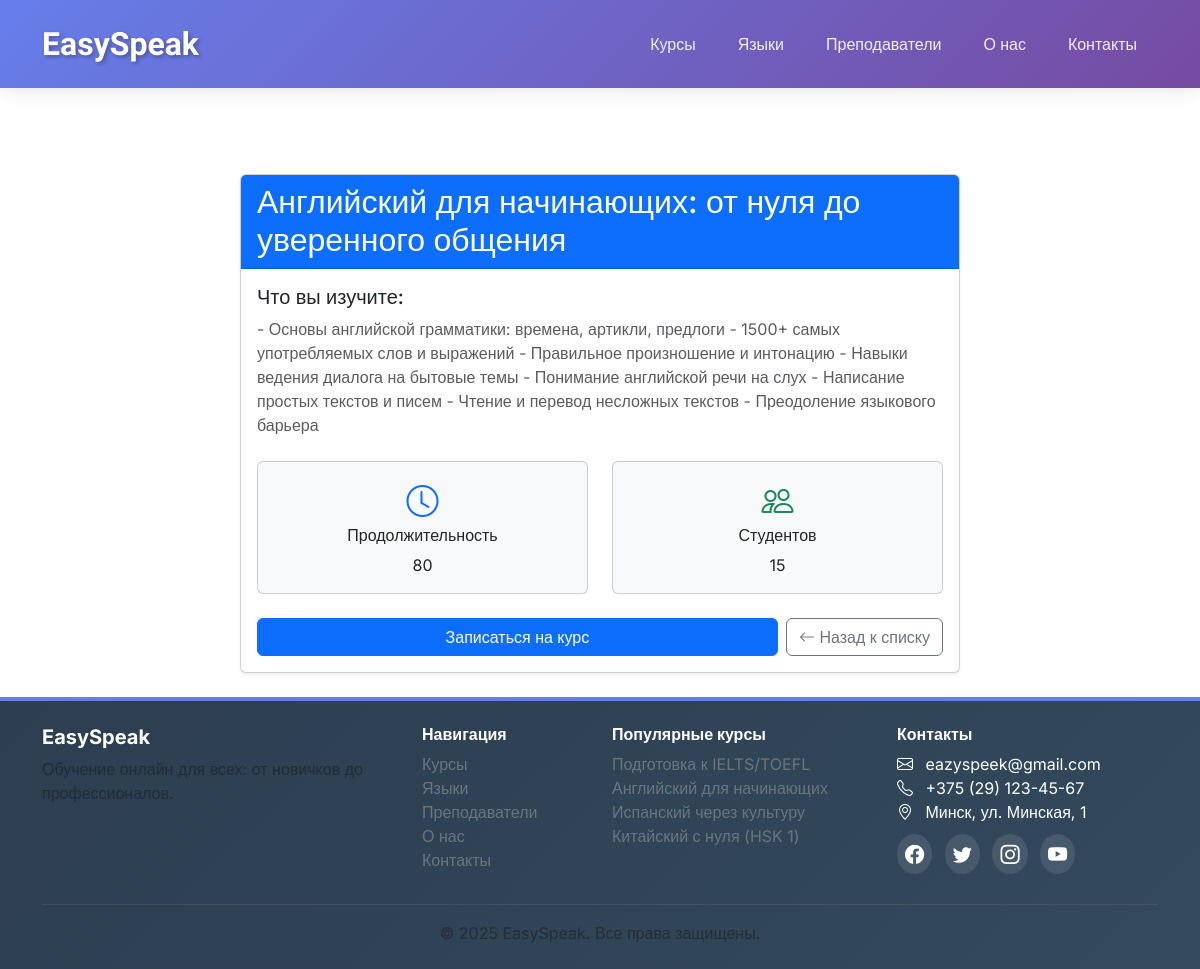
Page /courses/courses/13/ on the committed database.
### courses/models/courses.py (models this page shows, shortened)
class Course(models.Model):
    DRAFT = 'draft'
    PUBLISHED = 'published'
    ARCHIVED = 'archived'
    STATUS_CHOICES = [
        (DRAFT, 'Черновик'),
        (PUBLISHED, 'Опубликован'),
        (ARCHIVED, 'В архиве'),
    ]
    title = models.CharField('Название курса', max_length=100)
    subtitle = models.CharField('Подзаголовок', max_length=300, blank=True)
    short_description = models.CharField('Краткое описание', max_length=500)
    full_description = models.TextField('Полное описание')
    what_you_will_learn = models.TextField('Чему вы научитесь', blank=True)
    requirements = models.TextField('Требования', blank=True)
    status = models.CharField('Статус', max_length=10, choices=STATUS_CHOICES, default=DRAFT)
    is_featured = models.BooleanField('Рекомендуемый курс', default=False)
    certificate_available = models.BooleanField('Выдается сертификат', default=False)
    created_at = models.DateTimeField('Дата создания', auto_now_add=True)
    updated_at = models.DateTimeField('Дата обновления', auto_now=True)
    published_at = models.DateTimeField('Дата публикации', blank=True, null=True)
    total_students = models.PositiveIntegerField('Количество студентов', default=0)
    total_lessons = models.PositiveIntegerField('Количество уроков', default=0)
    price = models.DecimalField('Цена', max_digits=10, decimal_places=2, validators=[MinValueValidator(0)])
    discount_price = models.DecimalField( 'Цена со скидкой', max_digits=10, decimal_places=2, blank=True, null=True, validators=[MinValueValidator(0)])
    language = models.ForeignKey(Language, on_delete=models.PROTECT, verbose_name='Язык', related_name='courses', null=True, blank=True)
    level = models.ManyToManyField(Level, verbose_name='Уровень', related_name='courses',  null=True)
    students = models.ManyToManyField(Student, related_name='courses', verbose_name='Студенты', blank=True)
    class Meta:
        verbose_name = 'Курс'
        verbose_name_plural = 'Курсы'
        ordering = ['-created_at']

### courses/views.py (the view)
# urls.py: path('courses/<int:pk>/', CoursesDetailView.as_view(), name="courses_detail"),
class CoursesDetailView(DetailView):
    model = Course
    template_name = "courses/courses_detail.html"
    context_object_name = "course"

### courses/templates/courses/courses_detail.html (shortened to what this page needs)
{% extends "courses/layout.html" %}
{% block content %}
<div class="container" style="margin-top: 120px; padding-top: 30px;">
    <div class="row justify-content-center">
        <div class="col-md-8">
            <div class="card shadow-sm">
                <div class="card-header bg-primary text-white">
                    <h2 class="mb-0">{{ course.title }}</h2>
                </div>
                <div class="card-body">
                    <div class="mb-4">
                        <h5>Что вы изучите:</h5>
                        <p class="text-muted">{{ course.what_you_will_learn }}</p>
                    </div>
                    <div class="row mb-4">
                        <div class="col-md-6">
                            <div class="card bg-light">
                                <div class="card-body text-center">
                                    <i class="bi bi-clock text-primary" style="font-size: 2rem;"></i>
                                    <h6>Продолжительность</h6>
                                    <p class="mb-0">{{course.total_lessons}}</p>
                                </div>
                            </div>
                        </div>
                        <div class="col-md-6">
                            <div class="card bg-light">
                                <div class="card-body text-center">
                                    <i class="bi bi-people text-success" style="font-size: 2rem;"></i>
                                    <h6>Студентов</h6>
                                    <p class="mb-0">{{ course.total_students }}</p>
                                </div>
                            </div>
                        </div>
                    </div>
                    <div class="d-flex gap-2">
                        <a href="#" class="btn btn-primary flex-fill">
                             Записаться на курс
                        </a>
                        <a href="{% url 'courses_list' %}" class="btn btn-outline-secondary">
                            <i class="bi bi-arrow-left"></i> Назад к списку
                        </a>
                    </div>
                </div>
            </div>
        </div>
    </div>
</div>
{% endblock %}

### courses/templates/courses/layout.html (style rules this page uses)
:root { --primary-color: #4a6cfa; --secondary-color: #ff6b6b; --text-dark: #2d3748; --text-light: #718096; --gradient-bg: linear-gradient(135deg, #667eea 0%, #764ba2 100%); }
body { font-family: 'Inter', sans-serif; color: var(--text-dark); display: flex; flex-direction: column; min-height: 100vh; }

### rows in the picture
Course: title "Английский для начинающих: от нуля до уверенного общения", what_you_will_learn "- Основы английской грамматики: времена, артикли, предлоги - 1500+ самых употребляемых слов и выражений - Правильное произношение и интонацию - Навыки ведения диалога на бытовые темы - Понимание английской речи на слух - Написание простых текстов и писем - Чтение и перевод несложных текстов - Преодоление языкового барьера", total_lessons "80", total_students "15"
